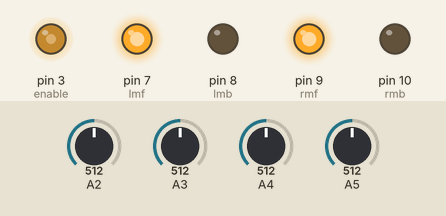
A sketch run on a simulated Arduino Uno, built with avr-gcc and run on an emulated ATmega328P. Parts: output pins drawn as LEDs (lit = HIGH). Inputs (shaded band) come from the test bench; at power-on: A2 = 512, A3 = 512, A4 = 512, A5 = 512.

Above: at 0.1 s.
Timing chart, 0 to 1.6 s (numbered marks = the images above):
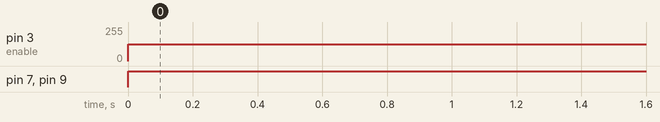

The sketch:

Naga_coding.ino
```cpp
int p,q;
int lmb = 8;
int lmf = 7;
int rmb = 10;
int rmf = 9;
int enable = 3;
int rcount=0;
int i;

void setup(){
  pinMode(lmb,OUTPUT);
  pinMode(lmf,OUTPUT);
  pinMode(rmb,OUTPUT);
  pinMode(rmf,OUTPUT);
  pinMode(enable,OUTPUT);
  Serial.begin(9600);
}

void go_on(){
  digitalWrite(lmf,HIGH);
  digitalWrite(rmf,HIGH);
  digitalWrite(lmb,LOW);
  digitalWrite(rmb,LOW);
  delay(1);
}

void line_follow(){
  analogWrite(enable,125);
  p = analogRead(A4);
  q = analogRead(A5);
  if(q==0 && p!=0){
    digitalWrite(rmf,HIGH);
    digitalWrite(lmf,LOW);
    digitalWrite(lmb,LOW);
    digitalWrite(rmb,LOW);
    delay(1);
  }
  else if(p==0 && q!=0){
    digitalWrite(rmf,LOW);
    digitalWrite(lmf,HIGH);
    digitalWrite(lmb,LOW);
    digitalWrite(rmb,LOW);
    delay(1);
  }
  else{
    go_on();
    delay(1);
  }
}

void stop_it(){
  for(i=7;i<11;i++){
    digitalWrite(i,LOW);
  }
  delay(1);
}

//A3-Left A2-Right

void junction(){
  int lfs = analogRead(A4);
  int rfs = analogRead(A5);
  int ls = analogRead(A2);
  int rs = analogRead(A3);
  if(lfs==0 && rfs==0 && ls==0 && rs==0){
    stop_it();
    delay(1000);
    left();
  }
}

void left(){
  analogWrite(enable,50);
  int lfs = analogRead(A4);
  int rfs = analogRead(A5);
  int rcount=0;


    do{
      digitalWrite(rmf,LOW);
    digitalWrite(lmf,HIGH);

  /*int rrc=analogRead(A3);

    if(rrc==0)
      rcount++;

      Serial.print("Countt = ");
      Serial.println(rcount);

  */
  }while(lfs!=0 );
  line_follow();

   }

void loop(){

  line_follow();
  junction();

}
```

Measured:
- by itself, pin 3 (enable): 0/255 → 125/255 at 0.00 s
- by itself, pin 7 (lmf), pin 9 (rmf): LOW → HIGH at 0.00 s
